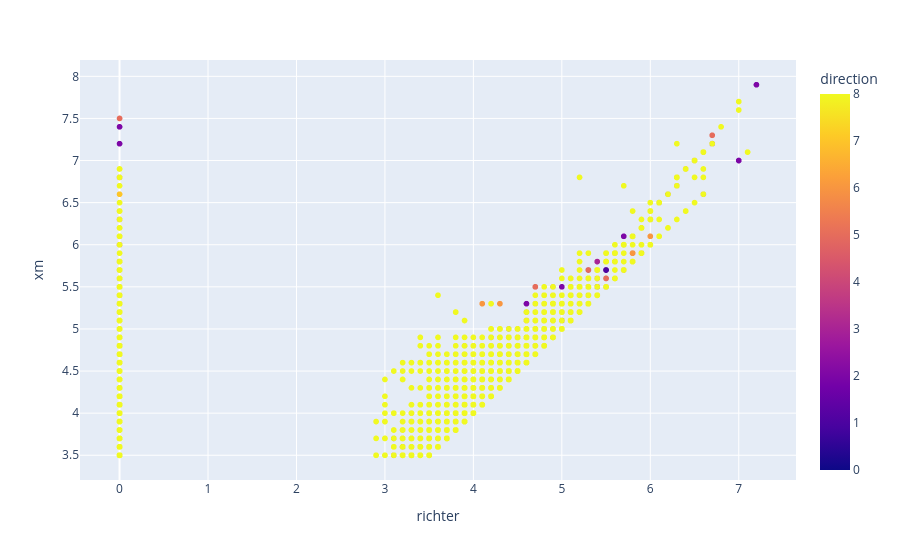

The cell this chart's notebook holds for it:
### Markdown cell above
Data Visualization

### Code cell
import plotly.express as px
px.scatter(df, x='richter',y='xm', color="direction")

### Figure 1 — Plotly figure (JSON) as saved in the notebook; plotly's stock layout.template omitted (floating-point values rounded to 4 significant figures; data arrays with more than 128 entries replaced by an {"elided": "..."} marker saying what was removed)
{"data": [{"hovertemplate": "richter=%{x}<br>xm=%{y}<br>direction=%{marker.color}<extra></extra>", "legendgroup": "", "marker": {"color": {"elided": "24007 int values"}, "coloraxis": "coloraxis", "symbol": "circle"}, "mode": "markers", "name": "", "showlegend": false, "type": "scattergl", "x": {"elided": "24007 float values"}, "xaxis": "x", "y": {"elided": "24007 float values"}, "yaxis": "y"}], "layout": {"coloraxis": {"colorbar": {"title": {"text": "direction"}}, "colorscale": [[0, "#0d0887"], [0.1111, "#46039f"], [0.2222, "#7201a8"], [0.3333, "#9c179e"], [0.4444, "#bd3786"], [0.5556, "#d8576b"], [0.6667, "#ed7953"], [0.7778, "#fb9f3a"], [0.8889, "#fdca26"], [1, "#f0f921"]]}, "legend": {"tracegroupgap": 0}, "margin": {"t": 60}, "xaxis": {"anchor": "y", "domain": [0, 1], "title": {"text": "richter"}}, "yaxis": {"anchor": "x", "domain": [0, 1], "title": {"text": "xm"}}}}
